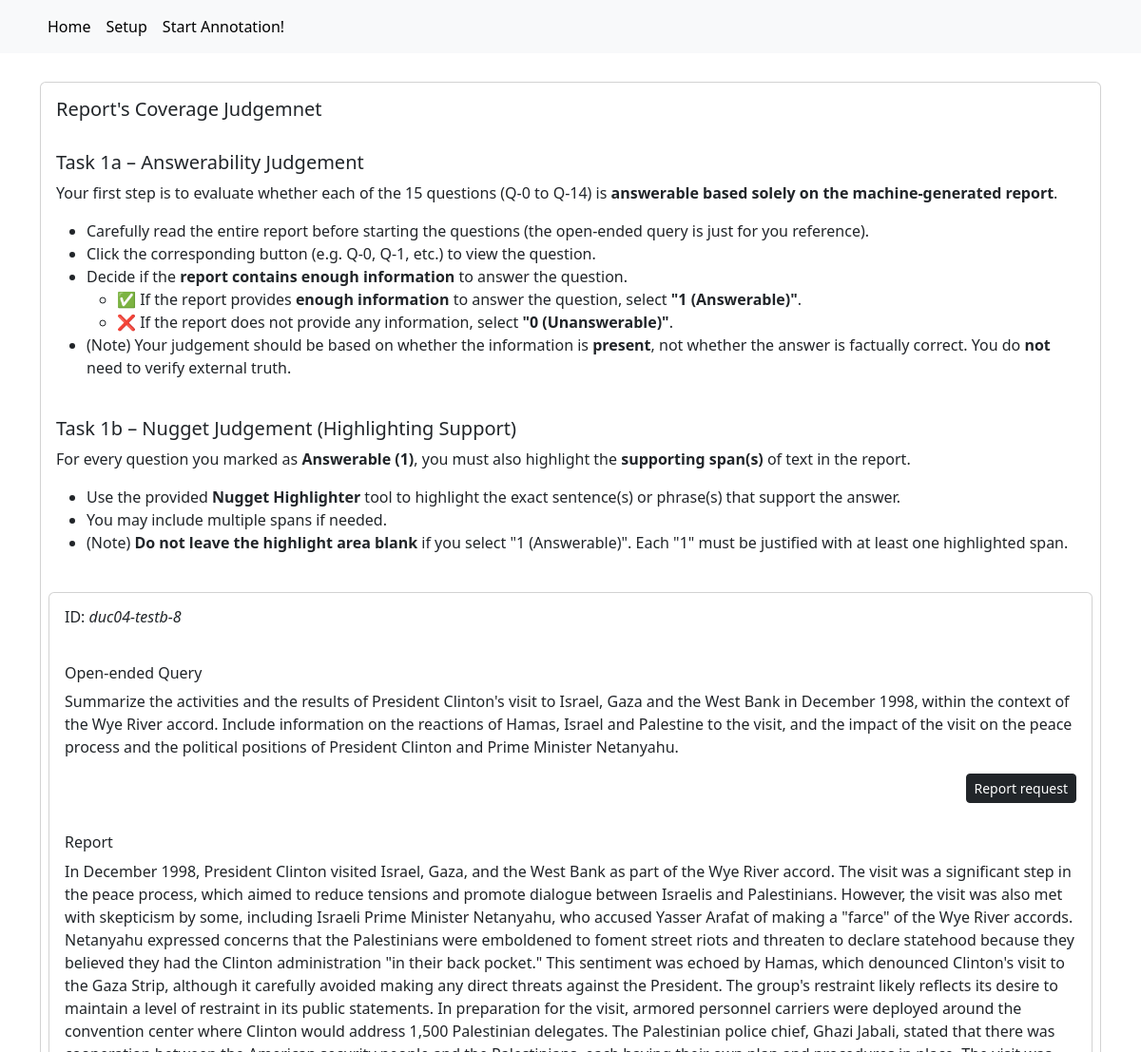
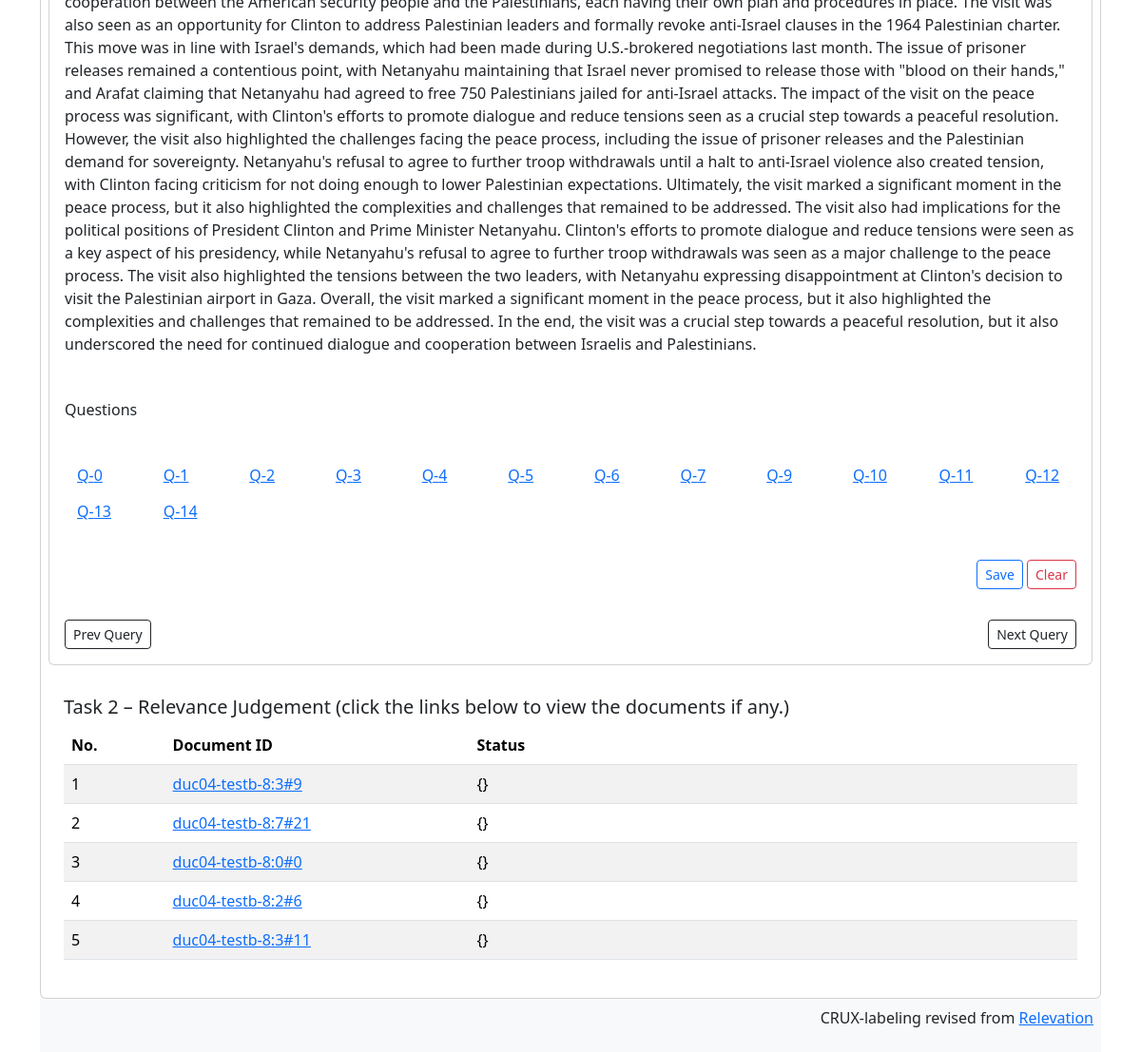
Screenshot of /query/duc04-testb-8/ with the database file from the repository (2 pictures, top to bottom).
### judgementapp/models.py (models this page shows, shortened)
class Query(models.Model):
    qId = models.CharField(max_length=100)
    text = models.CharField(max_length=300, default="NA")
    topic = models.JSONField(default={'1': 1})
    metadata = models.JSONField(default=default_query_metadata)
    questions = models.JSONField(default=default_query_questions)
    question_labels = models.JSONField(default=default_query_question_labels)
    reference = models.TextField()
    report = models.TextField()
    nuggets = models.JSONField(default=default_query_nuggets)

class Judgement(models.Model):
    labels = {-1: 'Unjudged', 0: 'Not relvant', 1: 'minimally relevant', 2:'limited relevant', 3:'partially relevant', 4:'mostly relevant', 5:'fully relevant'}
    query = models.ForeignKey(Query, on_delete=models.CASCADE)
    document = models.ForeignKey(Document, on_delete=models.CASCADE)
    comment = models.TextField(default="", null=True)
    relevances = models.JSONField(default=default_judgement_relevances)
    rationales = models.JSONField(default=default_judgement_rationales)
    judged = models.BooleanField(default=False)
    def label(self):
        return "{" + ", ".join(f"Q-{i}: {r}" for i, r in enumerate(self.relevances.values()) if r != -1) + "}"

class Document(models.Model):
    docId = models.CharField(max_length=100)

### judgementapp/views.py (the view)
# urls.py: re_path(r'^query/(?P<qId>[A-Za-z0-9_\-\+\.]+)/$', views.query, name='query'),
def query(request, qId):
    query = Query.objects.get(qId=qId)
    judgements = Judgement.objects.filter(query=query.id)
    if "clear" in request.POST:
        for n, question in query.questions.items():
            query.nuggets[n] = ""
        for n, label in query.question_labels.items():
            query.question_labels[n] = 0
    else:
        if "csrfmiddlewaretoken" in request.POST:
            for n, question in query.questions.items():
                query.nuggets[n] = request.POST.getlist(f'nugget-{n}')[0]
            for n, label in query.question_labels.items():
                try:
                    query.question_labels[n] = int(request.POST.getlist(f'qlabel-{n}')[0])
                except:
                    query.question_labels[n] = -2
    query.save()
    query.length = len(query.text)
    prev = None
    try:
        prev = Query.objects.get(id=query.id-1)
    except:
        pass
    next = None
    try:
        next = Query.objects.get(id=query.id+1)
    except:
        pass
    return render(request, 'judgementapp/query.html',
            {'query': query, 'judgements': judgements,
             'prev': prev, 'next': next}
    )

### judgementapp/templatetags/custom_tags.py (called while the page is built)
@register.filter
def get_item(obj, key):
    return obj.get(key)

### judgementapp/templates/judgementapp/query.html (shortened to what this page needs)
{% extends "judgementapp/base.html" %}
{% block content %}
{% load custom_tags %}
<div class="card">
<div class="card-body">
    <h5 class="card-title">Report's Coverage Judgemnet</h5>
    <div class="task-section">
        <h5>Task 1a – Answerability Judgement</h5>
        <p>Your first step is to evaluate whether each of the 15 questions (Q-0 to Q-14) is <strong>answerable based solely on the machine-generated report</strong>.</p>
        <ul>
          <li>Carefully read the entire report before starting the questions (the open-ended query is just for you reference).</li>
          <li>Click the corresponding button (e.g. Q-0, Q-1, etc.) to view the question.</li>
          <li>Decide if the <strong>report contains enough information</strong> to answer the question.</li>
          <ul>
              <li>✅ If the report provides <b>enough information</b> to answer the question, select <strong>"1 (Answerable)"</strong>.</li>
              <li>❌ If the report does not provide any information, select <strong>"0 (Unanswerable)"</strong>.</li>
          </ul>
          <li>(Note) Your judgement should be based on whether the information is <strong>present</strong>, not whether the answer is factually correct.
              You do <strong>not</strong> need to verify external truth.</li>
          </ul>
    </div>
    <div class="task-section">
        <h5>Task 1b – Nugget Judgement (Highlighting Support)</h5>
        <p>For every question you marked as <strong>Answerable (1)</strong>, you must also highlight the <strong>supporting span(s) </strong> of text in the report.</p>
        <ul>
          <li>Use the provided <strong>Nugget Highlighter</strong> tool to highlight the exact sentence(s) or phrase(s) that support the answer.</li>
          <li>You may include multiple spans if needed.</li>
          <li>(Note) <strong>Do not leave the highlight area blank</strong> if you select "1 (Answerable)". Each "1" must be justified with at least one highlighted span.</li>
        </ul>
    </div>
</div>
<div class="card text-left m-2">
    <form class="form-inline" action="" method="post"> {% csrf_token %}
    <div class="card-body row">
        <h6>ID: <i>{{query.qId}}</i> </h6>
    </div>
    <div class="card-body row">
        <h6>Open-ended Query</h6>
        <p>{{ query.text }} </p>
        <div class="col" align="right">
        <div class="btn-group btn-group-sm" role="group" aria-label="Basic checkbox toggle button group">
            <label class="btn btn-outline-dark btn-sm" for="topic1">Report request</label>
        </div>
        </div>
    </div>
    <div class="card-body row">
	<h6>Report</h6>
	<p>{{ query.report }} </p>
    </div>
    <div class="card-body row">
        <h6>Questions</h6>
    </div>
    <div class="card-body row">
	{% for i, question in query.questions.items %}
            {% if query.questions|get_item:i %}
            <div class="col-1">
                <button type="button" class="btn btn-link" onclick="togglePanel('q{{ i }}')">Q-{{ i }}</button>
            </div>
            {% endif %}
	{% endfor %}
    </div>
    <div class="card-body row">
        <div class="col align-self-end" align="right">
            <div class="form-actions">
                <button type="submit" class="btn btn-outline-primary btn-sm">Save</button>
                <button type="submit" name="clear" value="1" class="btn btn-outline-danger btn-sm">Clear</button>
            </div>
        </div>
    </div>
    <div class="card-body row">
        <div class="col">
            {% if prev %}
            <a href="{% url 'query' qId=prev.qId%}" class="btn btn-outline-dark btn-sm">Prev Query</a>
            {% endif %}
        </div>
        <div class="col" align="right">
            {% if next %}
            <a href="{% url 'query' qId=next.qId%}" class="btn btn-outline-dark btn-sm">Next Query</a>
            {% endif %}
        </div>
    </div>
    </form>
</div>
<div class="card-body">
    <div class="table-responsive m-2">
        <div class="task-section">
            <h5>Task 2 – Relevance Judgement (click the links below to view the documents if any.)</h5>
        </div>
        <table class="table table-striped">
            <thead style="table-layout:fixed">
                <tr><th style="width: 10%">No.</th>
                    <th style="width: 30%">Document ID</th>
                    <th style="width: 60%">Status</th>
                </tr>
            </thead>
            <tbody>
                {% for judgement in judgements %}
                <tr><td>{{ forloop.counter }}</td>
                    <td><a href="{% url 'document' qId=query.qId docId=judgement.document.docId %}">{{ judgement.document.docId }}</a></td>
                    <td style="color:
                                {% if judgement.relevance == 5 %} green {% endif %} "
                                >{{ judgement.label }}</td>
                </tr>
                {% endfor %}
            </tbody>
        </table>
    </div>
    </div>
</div>
{% endblock %}

### rows the page displays
Query: qId "duc04-testb-8", text "Summarize the activities and the results of President Clinton's visit to Israel, Gaza and the West Bank in December 1998, within the context of the Wye River accord. Include information on the reactions of Hamas, Israel and Palestine to the visit, and the impact of the visit on the peace process and the political positions of President Clinton and Prime Minister Netanyahu.", report "In December 1998, President Clinton visited Israel, Gaza, and the West Bank as part of the Wye River accord. The visit was a significant step in the peace process, which aimed to reduce tensions and promote dialogue between Israelis and Palestinians. However, the visit was also met with skepticism by some, including Israeli Prime Minister Netanyahu, who accused Yasser Arafat of making a \"farce\" of the Wye River accords. Netanyahu expressed concerns that the Palestinians were emboldened to foment street riots and threaten to declare statehood because they believed they had the Clinton administration \"in their back pocket.\" This sentiment was echoed by Hamas, which denounced Clinton's visit…"
Judgement: document.docId "duc04-testb-8:3#9", label "{}"
Judgement: document.docId "duc04-testb-8:7#21", label "{}"
Judgement: document.docId "duc04-testb-8:0#0", label "{}"
Judgement: document.docId "duc04-testb-8:2#6", label "{}"
Judgement: document.docId "duc04-testb-8:3#11", label "{}"

### other values shown
{{ i }} "0" "1" "2" "3" "4" "5" "6" "7" "9" "10" "11" "12" "13" "14"
